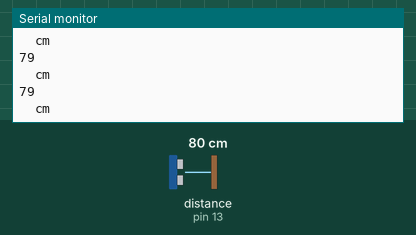
This sketch was run on a simulated Arduino Uno, built with avr-gcc and run on an emulated ATmega328P. Parts: the last lines printed to the serial monitor. Wiring (inferred from the names in the program): ultrasonic range finder: trigger pin 12; echo pin 13. The test bench sets the inputs (shaded band); at power-on: distance to the obstacle (sensor on pin 13) 80 cm. The echo pulse lasts 58.3 µs per cm.

Above: at 1.2 s.
1.3 s: distance to the obstacle (sensor on pin 13) set to 250 cm
At 2.1 s:
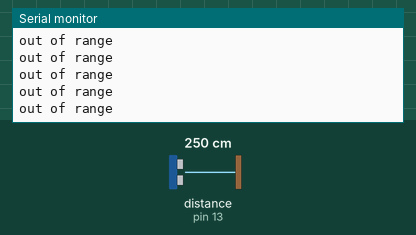
3.2 s: distance to the obstacle (sensor on pin 13) set to 2 cm
At 4.3 s:
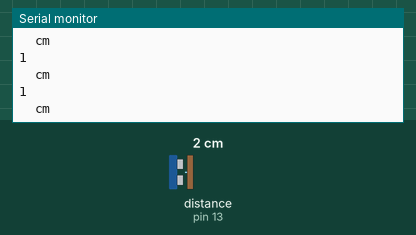
6.2 s: distance to the obstacle (sensor on pin 13) set to 250 cm
At 7.2 s:
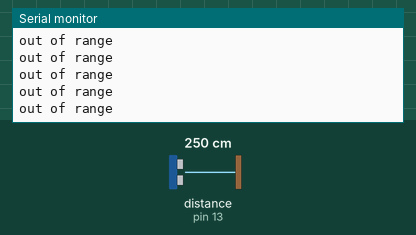

The sketch:

Ultrasonic1.ino
```cpp
int trig=12 ,echo=13;
long dis,dur;

void setup() {
  // put your setup code here, to run once:
pinMode(trig,OUTPUT);
pinMode(echo,INPUT);
Serial.begin(9600);

}

void loop() {
  // put your main code here, to run repeatedly:

 digitalWrite(trig,LOW);
 delayMicroseconds(2);
 digitalWrite(trig,HIGH);
 delayMicroseconds(10);
 digitalWrite(trig,LOW);

 dur=pulseIn(echo,HIGH);
 dis=(dur/2)*0.034029;
if (dis>= 200|| dis<=0) {Serial.println("out of range ");}
else { Serial.println(dis);
Serial.println("  cm");}
delay(10);


}
```

Measured:
- after the input at 1.3 s, the serial monitor: prints a new line at once (image 1)
- after the input at 3.2 s, the serial monitor: prints a new line at once (image 2)
- after the input at 6.2 s, the serial monitor: prints a new line at once (image 3)
